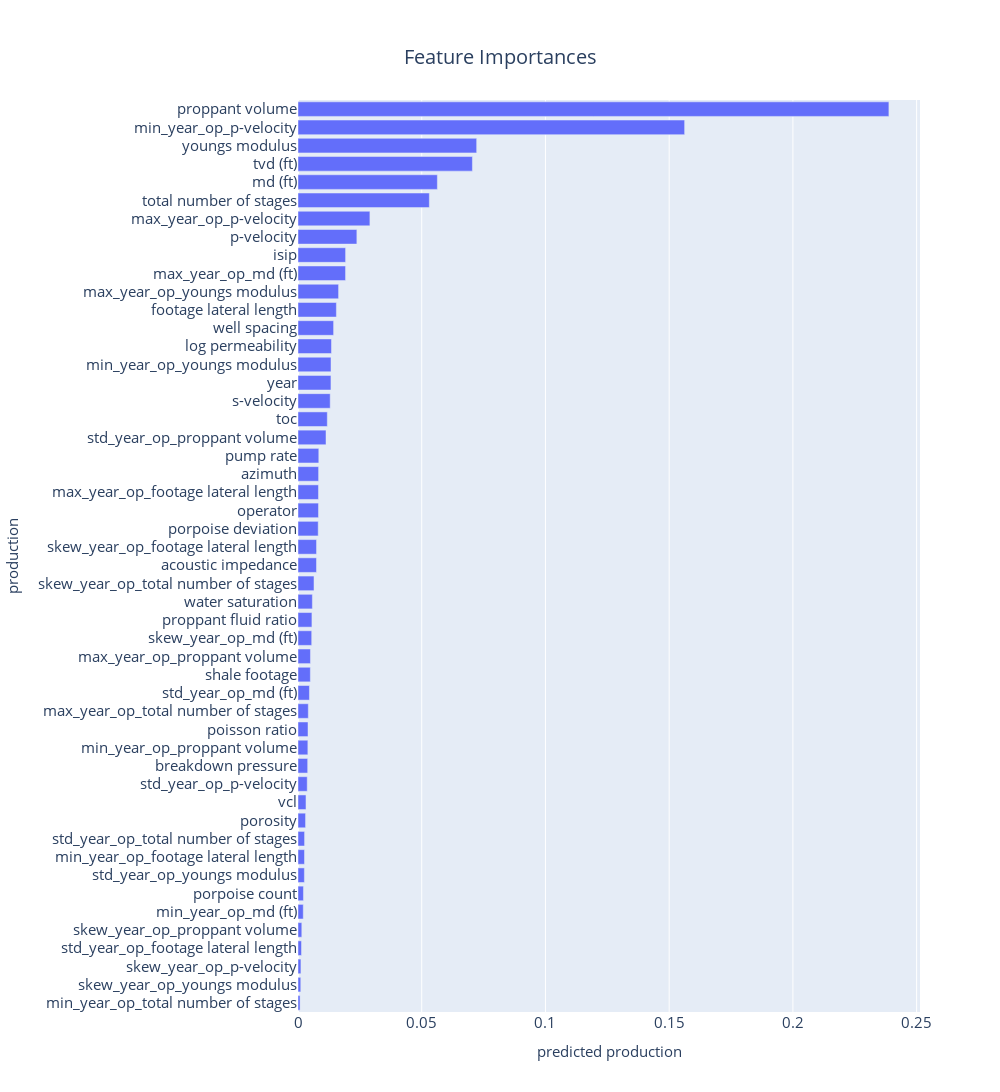

This figure's notebook cell:
### Code cell
# Get feature importances
importances = pd.Series(feature_importances, name = "importances")
features = pd.Series(X_train.columns, name = "features")
plot_df = pd.concat([features,importances], axis = 1)
plot_df = plot_df.sort_values("importances")
fig = px.bar(
    plot_df, 
    y="features", 
    x="importances",
    title=f"Feature Importances",
    orientation='h'
)
fig = format_plot(fig, ylabel="production", xlabel="predicted production", legends=False, figsize = (1200,1000))
fig.update_layout(showlegend=False) 
fig.show()

### Figure 1 — Plotly figure (JSON) as saved in the notebook; plotly's stock layout.template omitted (floating-point values rounded to 4 significant figures)
{"data": [{"alignmentgroup": "True", "hovertemplate": "importances=%{x}<br>features=%{y}<extra></extra>", "legendgroup": "", "marker": {"color": "#636efa", "pattern": {"shape": ""}}, "name": "", "offsetgroup": "", "orientation": "h", "showlegend": false, "textposition": "auto", "type": "bar", "x": [0.0008395, 0.001119, 0.001184, 0.001418, 0.001536, 0.00213, 0.002201, 0.002582, 0.002625, 0.002654, 0.003052, 0.003226, 0.003729, 0.003914, 0.003984, 0.004055, 0.004168, 0.004622, 0.004991, 0.005035, 0.005535, 0.005628, 0.005808, 0.00646, 0.007475, 0.007489, 0.008167, 0.008276, 0.008278, 0.008328, 0.008407, 0.01133, 0.01185, 0.01301, 0.01331, 0.01334, 0.01352, 0.01439, 0.01552, 0.0164, 0.01922, 0.01923, 0.02379, 0.02906, 0.05308, 0.05632, 0.07048, 0.0722, 0.1562, 0.2388], "xaxis": "x", "y": ["min_year_op_total number of stages", "skew_year_op_youngs modulus", "skew_year_op_p-velocity", "std_year_op_footage lateral length", "skew_year_op_proppant volume", "min_year_op_md (ft)", "porpoise count", "std_year_op_youngs modulus", "min_year_op_footage lateral length", "std_year_op_total number of stages", "porosity", "vcl", "std_year_op_p-velocity", "breakdown pressure", "min_year_op_proppant volume", "poisson ratio", "max_year_op_total number of stages", "std_year_op_md (ft)", "shale footage", "max_year_op_proppant volume", "skew_year_op_md (ft)", "proppant fluid ratio", "water saturation", "skew_year_op_total number of stages", "acoustic impedance", "skew_year_op_footage lateral length", "porpoise deviation", "operator", "max_year_op_footage lateral length", "azimuth", "pump rate", "std_year_op_proppant volume", "toc", "s-velocity", "year", "min_year_op_youngs modulus", "log permeability", "well spacing", "footage lateral length", "max_year_op_youngs modulus", "max_year_op_md (ft)", "isip", "p-velocity", "max_year_op_p-velocity", "total number of stages", "md (ft)", "tvd (ft)", "youngs modulus", "min_year_op_p-velocity", "proppant volume"], "yaxis": "y"}], "layout": {"autosize": false, "barmode": "relative", "height": 1200, "legend": {"font": {"size": 15}, "orientation": "h", "title": {}, "tracegroupgap": 0, "x": 1, "xanchor": "right", "y": 0.98, "yanchor": "bottom"}, "showlegend": false, "title": {"font": {"size": 20}, "text": "Feature Importances", "x": 0.5, "xanchor": "center", "yanchor": "top"}, "width": 1000, "xaxis": {"anchor": "y", "autorange": true, "domain": [0, 1], "range": [0, 0.2514], "tickfont": {"size": 15}, "title": {"font": {"size": 15}, "text": "predicted production"}, "type": "linear"}, "yaxis": {"anchor": "x", "autorange": true, "domain": [0, 1], "range": [-0.5, 49.5], "tickfont": {"size": 15}, "title": {"font": {"size": 15}, "text": "production"}, "type": "category"}}}
